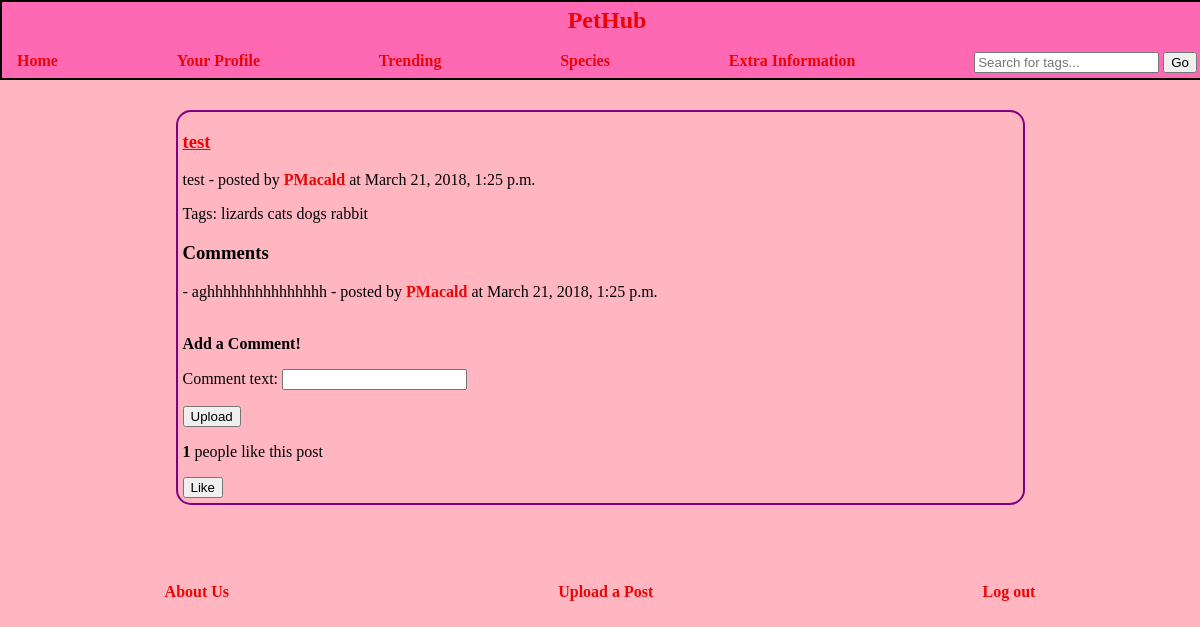
Screenshot of /pethub/add-comment/5/ (signed in) with the database file from the repository.
### pethub/models.py (models this page shows, shortened)
class Post(models.Model):
    title = models.CharField(max_length=100, default="")
    likes = models.IntegerField(default=0)
    liked_users =  models.ManyToManyField(User, related_name="liked",default=None)
    description = models.CharField(max_length=300,default="")
    picture = models.ImageField(upload_to="post_images",blank=True)
    upload_date = models.DateTimeField(auto_now_add=True)
    tags = TaggableManager(blank=True)
    user = models.ForeignKey(User, null=True)

class Comment(models.Model):
    comment_text = models.CharField(max_length=100, default="")
    upload_date = models.DateTimeField(auto_now_add=True)
    user = models.ForeignKey(User, null=True)
    post = models.ForeignKey(Post, null=True, related_name = "comments")

### pethub/views.py (the view)
# urls.py: url(r'^add-comment/(?P<post_id>\d+)/$', views.add_comment, name = 'add_comment'),
@login_required
def add_comment(request,post_id):
    uploaded = False
    post = Post.objects.get(id=post_id)
    if request.method == "POST":
            comment_form = CommentForm(data=request.POST)
            if comment_form.is_valid():
                comment = comment_form.save(commit=False)
                comment.user = request.user
                comment.post = post
                comment.save()
                uploaded = True
            else:
                print(comment_form.errors,comment_form.errors)
    else:
        comment_form = CommentForm()
    context_dict = {'comment_form': comment_form,
                       'uploaded': uploaded,
                    'post' : post,}
    return render(request, 'pethub/add-comment.html', context_dict)

### pethub/forms.py
class CommentForm(forms.ModelForm):
    class Meta:
        model = Comment
        fields = ('comment_text',)

### templates/pethub/add-comment.html (shortened to what this page needs)
{% extends "pethub/base.html" %}
{% load staticfiles %}
{% block body_block %}
<div id="add_comment_box">
<div >
<div class="post_container">
				<div class="post_title">
					<h3>{{post.title}}</h3>
				</div>
			<div class="post_description"/>
				<p>{{post.description}} - posted by <a href="{% url 'user_profile' %}{{ post.user.username }}">{{post.user.username}}</a> at {{post.upload_date}}</p>
			</div>
			<div class="post_tags">
				<p>Tags:
								{% if not post.tags.all %}
									No tags assigned
								{% else %}
									{% for tag in post.tags.all %}
											{{ tag.name }}
									{% endfor %}
								{% endif %}
				</p>
			</div>
					<div id="comments_container">
					<h3>Comments</h3>
						{% if post.comments.all %}
							{% for comment in post.comments.all %}
								<p>- {{comment.comment_text}} - posted by <a href="{% url 'user_profile' %}{{ post.user.username }}">{{comment.user.username}}</a> at {{comment.upload_date}}</p></br>
							{% endfor %}
						{% else %}
							<p>No comments to show.</p>
						{% endif %}
						<strong>Add a Comment!</strong>
						<form id="add_comment_form" method="post" action="{% url 'add_comment' %}{{ post.id }}/"
					enctype="multipart/form-data">
									{{ comment_form.as_p }}
							<input type="submit" name="submit" value="Upload" />
						</form>
					</div>
					<div class="post_likes"/>
						<p>
							<strong class="like_count" data-postid="{{post.id}}">{{post.likes}}</strong> people like this post
						</p>
					</div>
									{% if user.is_authenticated %}
										<button class="likes-button" data-postid="{{post.id}}"
																	class="btn btn-primary btn-sm" type="button">Like</button>
									{% endif %}
					</div>
	<br />
</div>
{% endblock %}

### static/css/styles.css (style rules this page uses)
body { background-color: #FFB6C1; margin: 0; }
a { font-family: Verdana; font-size: 20; text-decoration: none; color: #e80707; font-weight: bolder; }
.post_container { position: relative; width: 70%; border-style: solid; border-width: 2px; border-color: purple; margin: 0 auto; padding-left: 5px; padding-bottom: 5px; margin-bottom: 10px; border-radius: 15px; }
.post_title h3 { text-decoration: underline; color: #e80707; }
.post_description { font-family: Verdana; font-size: 16; }

### rows the page displays
Post: title "test", description "test", user.username "PMacald", upload_date "March 21, 2018, 1:25 p.m.", likes "1"
Tag: name "lizards"
Tag: name "cats"
Tag: name "dogs"
Tag: name "rabbit"
Comment: comment_text "aghhhhhhhhhhhhhhh", user.username "PMacald", upload_date "March 21, 2018, 1:25 p.m."
